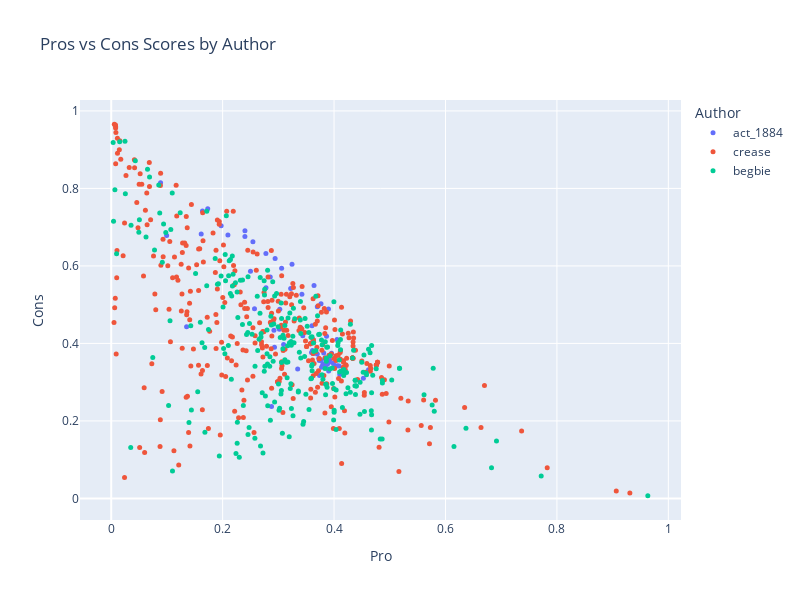

Notebook cell for this chart:
### Code cell
df_scores['Text'] = df_scores['Text'].apply(lambda t: wrap_text(t, width = 50))

fig = px.scatter(
    df_scores,
    x="Pro",
    y="Cons",
    color="Author",
    hover_data=["Text"],
    title="Pros vs Cons Scores by Author",
    width=800,
    height=600
)

fig.update_traces(marker=dict(size=5))
fig.show()

### Figure 1 — Plotly figure (JSON) as saved in the notebook; plotly's stock layout.template omitted (floating-point values rounded to 4 significant figures; data arrays with more than 128 entries replaced by an {"elided": "..."} marker saying what was removed)
{"data": [{"customdata": [["An Act to regulate the Chinese population of<br>British Columbia."], ["[18th February, 1884.]"], ["WHEREAS the incoming of Chinese to British<br>Columbia largely exceeds that of any other class<br>of immigrant, and the population so introduced are<br>fast becoming superior in number to our own race;<br>are not disposed to be governed by our laws; are<br>dissimilar in habits and occupation from our<br>people; evade the payment of taxes justly due to<br>the Government; are governed by pestilential<br>habits; are useless in instances of emergency;<br>habitually desecrate grave yards by the removal of<br>bodies therefrom; and generally the laws governing<br>the whites are found to be inapplicable to<br>Chinese, and such Chinese are inclined to habits<br>subversive of the comfort and well-being of the<br>community:    And whereas it is expedient to pass<br>special laws for the Government of Chinese:<br>Therefore, Her Majesty, by and with the advice and<br>consent of the Legislative Assembly of the<br>Province of British Columbia, enacts as follows:—<br>1."], ["This Act shall be cited as the \"Chinese Regulation<br>Act, 1884.\""], ["2."], ["The term \"Chinese\" wherever used in this Act shall<br>mean any native of the Chinese Empire or its<br>dependencies not born of British parents, and<br>shall include any person of the Chinese race."], ["3."], ["From and after the passage of this Act there shall<br>be payable and paid by every Chinese in British<br>Columbia, above the age of fourteen years, unto<br>and for the use of Her Majesty, Her heirs and<br>successors, the sum of ten dollars, and thereafter<br>on the 1st day of June in each and every year<br>there shall be likewise payable and paid by such<br>Chinese person a further sum of ten dollars."], ["4."], ["The Lieutenant-Governor in Council shall<br>immediately upon the passage of this Act, and from<br>time to time thereafter as occasion may require,<br>appoint in each electoral district, one or more<br>person or persons to be called Chinese Collectors,<br>to collect and receive such payments from Chinese,<br>and such Collector or Collectors immediately upon<br>such payment shall issue and deliver to the person<br>paying the same a licence in the form contained in<br>the Schedule hereto, and the Lieutenant-Governor<br>in Council may require from the Collectors so to<br>be appointed such security as he may see fit and<br>may allow them such percentage upon the amount of<br>collections as may seem reasonable and just, and<br>the Lieutenant-Governor in Council may further<br>allow such additional sum by way of expenses as<br>may be necessary and reasonable for the purpose of<br>carrying out the provisions of this Act."], ["5."], ["Any Chinese who shall be found within the Province<br>not having in his possession a licence issued<br>under the provisions of this Act, lawfully issued<br>to him, shall on conviction thereof forfeit and<br>pay a sum not exceeding forty dollars."], ["6."], ["Any Collector or Government servant wilfully<br>disobeying any of the provisions of this Act shall<br>forfeit and pay a sum not exceeding one hundred<br>dollars."], ["7."], ["Every Collector shall collect the tax from each<br>Chinese, and shall as soon afterwards as may be<br>pay over the amount to the Officer in charge of<br>the Treasury, or to such other person as the<br>Lieutenant-Governor in Council may from time to<br>time direct."], ["8."], ["Every employer of Chinese shall furnish to the<br>Collector, when requested by him so to do, from<br>time to time, a list of all Chinese in his employ,<br>or indirectly employed by him; but no such<br>statement shall bind the Collector, nor shall<br>excuse him from making due enquiry to ascertain<br>its correctness."], ["9."], ["In case any employer of Chinese fails to deliver<br>to the Collector the list mentioned in the<br>preceding section, when required so to do, or<br>knowingly states anything falsely therein, such<br>employer shall, on complaint of the Collector and<br>upon conviction before a Justice of the Peace<br>having jurisdiction within the district wherein<br>such employer carries on his business, forfeit and<br>pay a fine not exceeding one hundred dollars for<br>every Chinese in his employ, to be recovered by<br>distress of the goods and chattels of such<br>employer failing to pay the same, or in lieu<br>thereof shall be liable to imprisonment for a<br>period not less than one month and not exceeding<br>two calendar months."], ["10."], ["The Collector may, by himself or his agent, levy<br>the amount of the licence from any Chinese not<br>being in lawful possession of a licence, with<br>costs, by distress of his goods and chattels, or<br>of any goods and chattels which may be in the<br>possession of the delinquent, or which may be upon<br>or in any premises (whether the goods of the<br>delinquent or not) for the time being in the<br>possession or occupation of such delinquent<br>Chinese, and for the purposes of this section<br>premises shall be deemed to be in the possession<br>or occupation of any Chinese when it can be shewn<br>to the satisfaction of the tribunal having<br>cognizance of the matter—    (a.)"], ["That such Chinese habitually frequents such<br>premises with the assent of the owner."], ["(b.)"], ["That he is the owner or one of the owners of the<br>premises, or has control either alone or jointly<br>with another or others of such premises or some<br>part thereof."], ["(c.) That he has passed the night or slept upon<br>such premises at any time within a week of the<br>levy."], ["It shall be sufficient authority for the Collector<br>to levy as aforesaid on the non-production of the<br>licence."], ["Proof of the lawful possession of such receipt<br>shall lie on the person whose goods are<br>distrained."], ["11."], ["Every employer of Chinese shall demand from every<br>such Licence to be demanded by employer and<br>retained during the service."], ["Chinese in his employ his licence, and shall<br>retain the same in his possession during the time<br>such Chinese is in his employ, and shall return<br>the same to him when he leaves his service; and<br>every employer as aforesaid shall produce to the<br>Collector, whenever required so to do, such<br>licence for his inspection."], ["12."], ["The Toll Collector at any and every toll gate<br>which may exist in the Province from time to time,<br>shall, before allowing any Chinese to pass through<br>any toll gate, demand from such Chinese the<br>production of his licence, and, until the same is<br>produced, such Chinese shall not be allowed to<br>proceed through the toll gate."], ["13."], ["It shall be unlawful for any person to employ any<br>Chinese who has not in his possession the licence<br>required by this Act, and any person guilty of an<br>infraction of the provisions of this section shall<br>forfeit and pay a fine not exceeding fifty dollars<br>for every Chinese so employed."], ["14."], ["The sum payable by a Chinese for a free miner’s<br>certificate shall be fifteen dollars for each year<br>during which the same is to be in force instead of<br>five dollars, as by the present mining laws<br>provided, and no free miner’s certificate shall<br>hereafter be issued to any Chinese except upon<br>payment of the said sum of fifteen dollars."], ["15."], ["Any Chinese who shall be found mining for gold and<br>precious metals, or following the ordinary<br>occupation of a free miner, whether on his own<br>account or for others, without having in his<br>possession a free miner’s certificate, lawfully<br>issued to him subsequently to the passage of this<br>Act, and any person who shall employ any Chinese<br>in and about gold mining who has not in his<br>possession such a certificate, shall forfeit and<br>pay a sum not exceeding thirty dollars."], ["16."], ["Sub-section (i.)"], ["of the Schedule A to the “Licences Ordinance,<br>1867,” is hereby amended by adding thereto the<br>following words: “but no licence shall be issued<br>to any Chinese.”    17."], ["Without the permission in writing of the<br>Provincial Secretary or Government Agent of the<br>district or place where the permission is sought<br>it shall be unlawful to remove the remains of any<br>dead Chinese from any cemetery or place where such<br>dead Chinese may have been interred, or to exhume<br>the bodies or remains of any dead Chinese, and any<br>person guilty of an infraction of this section<br>shall forfeit and pay a sum not exceeding one<br>hundred dollars."], ["18."], ["The use of opium (except for medicinal or surgical<br>purposes) is hereby prohibited, and any person who<br>shall use or consume, or have in his possession<br>any opium, except for the purposes aforesaid,<br>shall forfeit and pay a penalty not exceeding one<br>hundred dollars, and the onus of proof shall lie<br>upon the party charged of showing that such opium<br>was used, or consumed, or in his possession for<br>medicinal or surgical purposes."], ["19."], ["Any pecuniary penalty by this Act imposed may be<br>sued for and recovered in a summary way before any<br>Justice of the Peace having jurisdiction in the<br>locality where the charge is made, and in default<br>of immediate payment of any such penalty the same<br>may be recovered by distress and sale of the goods<br>of the offender, and failing sufficient distress,<br>the offender shall suffer a term of imprisonment<br>not exceeding three calendar months."], ["20."], ["No conviction for any offence shall be quashed for<br>want of form, and no conviction shall be removed<br>into any of Her Majesty’s Courts by certiorari or<br>reviewed in any manner, except by appeal in manner<br>hereinafter stated, that is to say: Any Chinese<br>convicted of an offence against the provisions of<br>this Act may appeal to the County Court nearest to<br>the place of conviction, provided he shall, within<br>four days after such conviction, have given notice<br>in writing to the convicting Magistrate of his<br>intention to appeal, and shall have furnished<br>security in the sum of one hundred dollars,<br>conditioned to abide by the decision of the<br>appellate Court, and shall have also deposited<br>with the convicting Magistrate a sum of money<br>sufficient in the opinion of such Magistrate to<br>pay the costs and expenses of a jury to try such<br>appeal, and such appeal shall be heard and tried<br>before the County Court, with or without a jury of<br>five, at the option of the parties, and<br>notwithstanding any defect in the proceedings, the<br>appeal shall be heard and decided on the merits,<br>and if the conviction be affirmed the appellant<br>shall be punished according to the conviction, and<br>shall pay the costs of the appeal, and if the<br>appeal be allowed, it shall be lawful for the<br>Lieutenant-Governor in Council to issue his<br>warrant to the Treasurer for the repayment to the<br>appellant of the money paid by him for jury<br>process."], ["21."], ["Any Chinese who shall lend his licence or free<br>miner’s certificate to another Chinese, and any<br>Chinese who shall utter or pass off upon any<br>Collector or other person any licence or free<br>miner’s certificate other than his own, with<br>intent himself to avoid payment of the licence fee<br>payable under this Act, (and the onus of proving<br>that such was not his intent, shall rest upon the<br>person charged), shall forfeit and pay a penalty<br>of not less than twenty dollars nor more than one<br>hundred dollars."], ["22."], ["The tribunal having cognizance of any matter under<br>the provisions of this Act may decide, upon its<br>own view and judgment, whether any person is a<br>Chinese, and whether any person found by the Court<br>to be a Chinese be of the age of fourteen years."], ["23."], ["It shall not be lawful to let or occupy, or suffer<br>to be occupied as a dwelling, any room unless the<br>following requirements are complied with, that is<br>to say:—    (a.)"], ["Unless such room contains at all times at least<br>384 cubic feet of space for each person occupying<br>the same:    (b.)"], ["Unless such room has a window, made to open, at<br>least two feet square."], ["24."], ["Any person who lets, occupies, or knowingly<br>suffers to be occupied, any room contrary to the<br>provisions of section 23, shall be liable for<br>every offence to a penalty not exceeding fifty<br>dollars."], ["25."], ["Any room in which any person passes the night<br>shall be deemed to be occupied as a dwelling<br>within the meaning of this Act."], ["26."], ["The Lieutenant-Governor in Council may, by any<br>general regulation, direct that any persons<br>imprisoned in respect of any infraction against<br>the provisions of this Act shall be worked and<br>employed at such places and on such public works,<br>or local works for the public benefit or<br>convenience, and may make such rules and<br>regulations, and may alter or annul the same, for<br>the safe custody, control, and general management<br>of such prisoners, as the said Lieutenant-Governor<br>may from time to time deem advisable."], ["27."], ["The Lieutenant-Governor in Council may also make<br>such rules and regulations, not inconsistent<br>herewith, as may from time to time appear<br>necessary for carrying out the true intent and<br>meaning of this Act."], ["28."], ["For the purpose of any proceeding taken under the<br>provisions of this Act, the burden shall lie on<br>the defendant of proving that he is exempt from<br>the operation of any of its provisions, and it<br>shall not be necessary in any information,<br>summons, or conviction, or other document, to<br>state or negative any exception in or exemption<br>under this Act or in contemplation of law."], ["29."], ["This Act shall not come into operation until one<br>year from the passage hereof."], ["30."], ["This Act may be cited as the \"Chinese Regulation<br>Act, 1884.\""]], "hovertemplate": "Author=act_1884<br>Pro=%{x}<br>Cons=%{y}<br>Text=%{customdata[0]}<extra></extra>", "legendgroup": "act_1884", "marker": {"color": "#636efa", "size": 5, "symbol": "circle"}, "mode": "markers", "name": "act_1884", "orientation": "v", "showlegend": true, "type": "scatter", "x": [0.1615, 0.3814, 0.08859, 0.2942, 0.3575, 0.293, 0.3631, 0.3245, 0.3625, 0.364, 0.3623, 0.1973, 0.3612, 0.4619, 0.3699, 0.1638, 0.3595, 0.3405, 0.3735, 0.1733, 0.3921, 0.2095, 0.1353, 0.3955, 0.3739, 0.3347, 0.2778, 0.3865, 0.3799, 0.3699, 0.3766, 0.3799, 0.2777, 0.409, 0.24, 0.3986, 0.2544, 0.3839, 0.3059, 0.377, 0.3726, 0.09948, 0.2855, 0.391, 0.2572, 0.388, 0.3439, 0.3884, 0.3899, 0.4014, 0.3423, 0.3795, 0.3221, 0.3903, 0.3094, 0.2877, 0.2921, 0.4102, 0.3019, 0.3999, 0.3604, 0.4061, 0.25, 0.3862, 0.4526, 0.3897, 0.3026, 0.3847, 0.4053, 0.3775, 0.24], "xaxis": "x", "y": [0.6822, 0.3752, 0.8148, 0.6188, 0.399, 0.3903, 0.4031, 0.6046, 0.4095, 0.5497, 0.3741, 0.7038, 0.3815, 0.3319, 0.3726, 0.7418, 0.3764, 0.4402, 0.356, 0.7478, 0.3574, 0.68, 0.4429, 0.3743, 0.3169, 0.3338, 0.5437, 0.4183, 0.3423, 0.4949, 0.5025, 0.3463, 0.632, 0.3415, 0.6908, 0.3488, 0.6624, 0.3623, 0.5942, 0.3557, 0.3616, 0.6788, 0.5717, 0.3511, 0.4896, 0.346, 0.4197, 0.3537, 0.4887, 0.3425, 0.5272, 0.3401, 0.5417, 0.3286, 0.3971, 0.2371, 0.434, 0.3198, 0.4363, 0.3372, 0.4454, 0.3427, 0.5862, 0.3614, 0.3099, 0.3552, 0.4881, 0.3382, 0.41, 0.3385, 0.6759], "yaxis": "y"}, {"customdata": {"elided": "345x1 str values"}, "hovertemplate": "Author=crease<br>Pro=%{x}<br>Cons=%{y}<br>Text=%{customdata[0]}<extra></extra>", "legendgroup": "crease", "marker": {"color": "#EF553B", "size": 5, "symbol": "circle"}, "mode": "markers", "name": "crease", "orientation": "v", "showlegend": true, "type": "scatter", "x": {"elided": "345 float values"}, "xaxis": "x", "y": {"elided": "345 float values"}, "yaxis": "y"}, {"customdata": {"elided": "260x1 str values"}, "hovertemplate": "Author=begbie<br>Pro=%{x}<br>Cons=%{y}<br>Text=%{customdata[0]}<extra></extra>", "legendgroup": "begbie", "marker": {"color": "#00cc96", "size": 5, "symbol": "circle"}, "mode": "markers", "name": "begbie", "orientation": "v", "showlegend": true, "type": "scatter", "x": {"elided": "260 float values"}, "xaxis": "x", "y": {"elided": "260 float values"}, "yaxis": "y"}], "layout": {"height": 600, "legend": {"title": {"text": "Author"}, "tracegroupgap": 0}, "title": {"text": "Pros vs Cons Scores by Author"}, "width": 800, "xaxis": {"anchor": "y", "domain": [0, 1], "title": {"text": "Pro"}}, "yaxis": {"anchor": "x", "domain": [0, 1], "title": {"text": "Cons"}}}}
